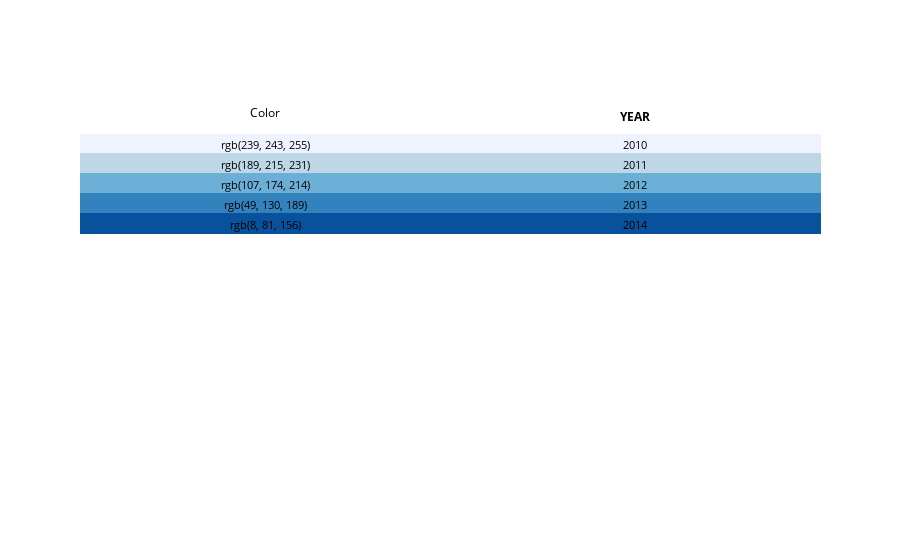

Notebook code for this chart:
### Code cell
import plotly.graph_objects as go

import pandas as pd

colors = ['rgb(239, 243, 255)', 'rgb(189, 215, 231)', 'rgb(107, 174, 214)',
          'rgb(49, 130, 189)', 'rgb(8, 81, 156)']
data = {'Year' : [2010, 2011, 2012, 2013, 2014], 'Color' : colors}
df = pd.DataFrame(data)

fig = go.Figure(data=[go.Table(
  header=dict(
    values=["Color", "<b>YEAR</b>"],
    line_color='white', fill_color='white',
    align='center', font=dict(color='black', size=12)
  ),
  cells=dict(
    values=[df.Color, df.Year],
    line_color=[df.Color], fill_color=[df.Color],
    align='center', font=dict(color='black', size=11)
  ))
])

fig.show()

### Figure 1 — Plotly figure (JSON) as saved in the notebook; plotly's stock layout.template omitted (floating-point values rounded to 4 significant figures)
{"data": [{"cells": {"align": "center", "fill": {"color": [["rgb(239, 243, 255)", "rgb(189, 215, 231)", "rgb(107, 174, 214)", "rgb(49, 130, 189)", "rgb(8, 81, 156)"]]}, "font": {"color": "black", "size": 11}, "line": {"color": [["rgb(239, 243, 255)", "rgb(189, 215, 231)", "rgb(107, 174, 214)", "rgb(49, 130, 189)", "rgb(8, 81, 156)"]]}, "values": [["rgb(239, 243, 255)", "rgb(189, 215, 231)", "rgb(107, 174, 214)", "rgb(49, 130, 189)", "rgb(8, 81, 156)"], [2010, 2011, 2012, 2013, 2014]]}, "header": {"align": "center", "fill": {"color": "white"}, "font": {"color": "black", "size": 12}, "line": {"color": "white"}, "values": ["Color", "<b>YEAR</b>"]}, "type": "table"}], "layout": {}}
